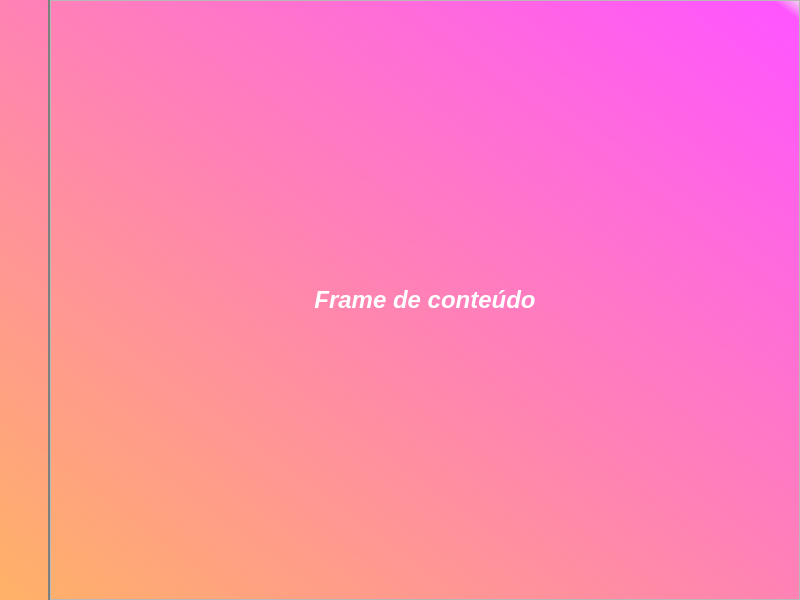
<?xml version="1.0" encoding="UTF-8"?>
<ui version="4.0">
 <class>MainWindow</class>
 <widget class="QMainWindow" name="MainWindow">
  <property name="geometry">
   <rect>
    <x>0</x>
    <y>0</y>
    <width>800</width>
    <height>600</height>
   </rect>
  </property>
  <property name="windowTitle">
   <string>MainWindow</string>
  </property>
  <widget class="QWidget" name="centralwidget">
   <property name="styleSheet">
    <string notr="true">QWidget#centralwidget{
	background-color: qlineargradient(spread:pad, x1:0, y1:1, x2:1, y2:0, stop:0 rgba(255, 178, 102, 255), stop:0.98 rgba(255, 85, 255, 255), stop:1 rgba(0, 0, 0, 0));
}

QFrame#menu_frame{
	border-right: 2px;
	border-style: solid;
	border-color: #7E8080;
}</string>
   </property>
   <layout class="QHBoxLayout" name="horizontalLayout">
    <property name="spacing">
     <number>0</number>
    </property>
    <property name="leftMargin">
     <number>0</number>
    </property>
    <property name="topMargin">
     <number>0</number>
    </property>
    <property name="rightMargin">
     <number>0</number>
    </property>
    <property name="bottomMargin">
     <number>0</number>
    </property>
    <item>
     <widget class="QFrame" name="menu_frame">
      <property name="maximumSize">
       <size>
        <width>50</width>
        <height>16777215</height>
       </size>
      </property>
      <property name="styleSheet">
       <string notr="true"/>
      </property>
      <property name="frameShape">
       <enum>QFrame::StyledPanel</enum>
      </property>
      <property name="frameShadow">
       <enum>QFrame::Raised</enum>
      </property>
     </widget>
    </item>
    <item>
     <widget class="QFrame" name="content_frame">
      <property name="styleSheet">
       <string notr="true"/>
      </property>
      <property name="frameShape">
       <enum>QFrame::StyledPanel</enum>
      </property>
      <property name="frameShadow">
       <enum>QFrame::Raised</enum>
      </property>
      <layout class="QHBoxLayout" name="horizontalLayout_2">
       <item>
        <widget class="QLabel" name="label">
         <property name="font">
          <font>
           <pointsize>18</pointsize>
           <italic>true</italic>
           <bold>true</bold>
          </font>
         </property>
         <property name="text">
          <string>&lt;html&gt;&lt;head/&gt;&lt;body&gt;&lt;p align=&quot;center&quot;&gt;&lt;span style=&quot; font-size:18pt; font-weight:700; font-style:italic; color:#ffffff;&quot;&gt;Frame de conteúdo&lt;/span&gt;&lt;/p&gt;&lt;/body&gt;&lt;/html&gt;</string>
         </property>
         <property name="alignment">
          <set>Qt::AlignCenter</set>
         </property>
        </widget>
       </item>
      </layout>
     </widget>
    </item>
   </layout>
  </widget>
 </widget>
 <resources/>
 <connections/>
</ui>
